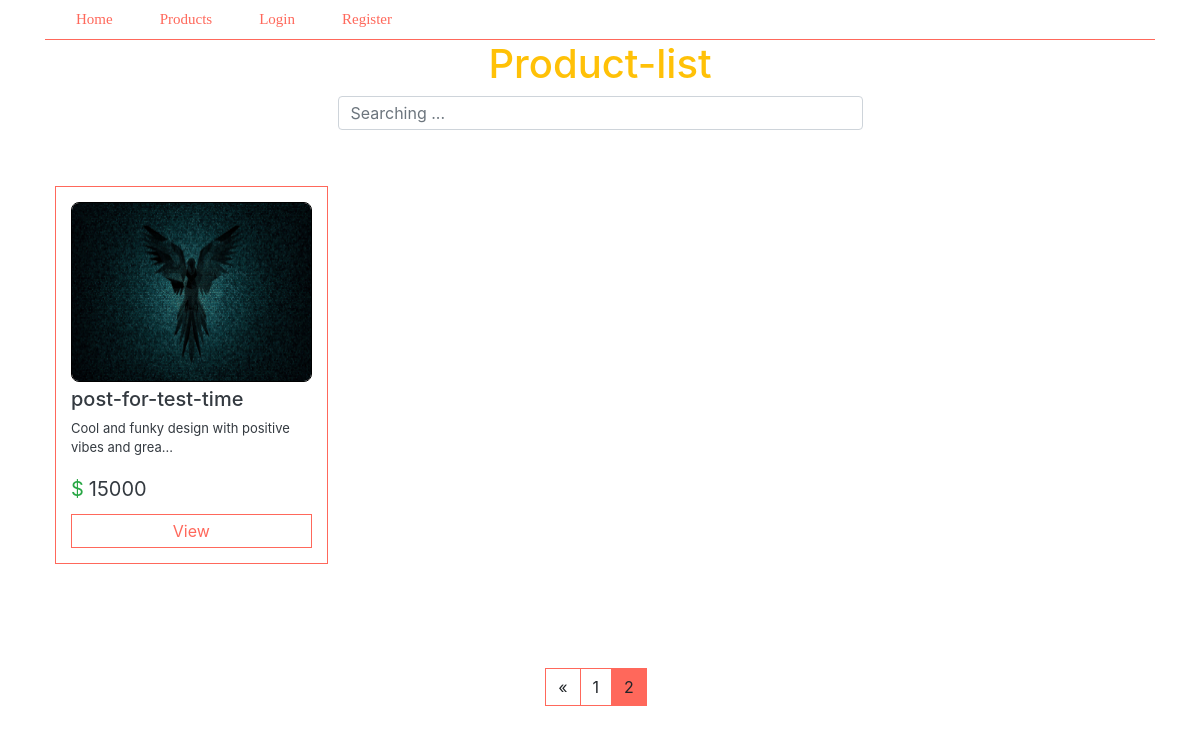
/Product-list/?page=2, run on an earlier commit of the app's database.
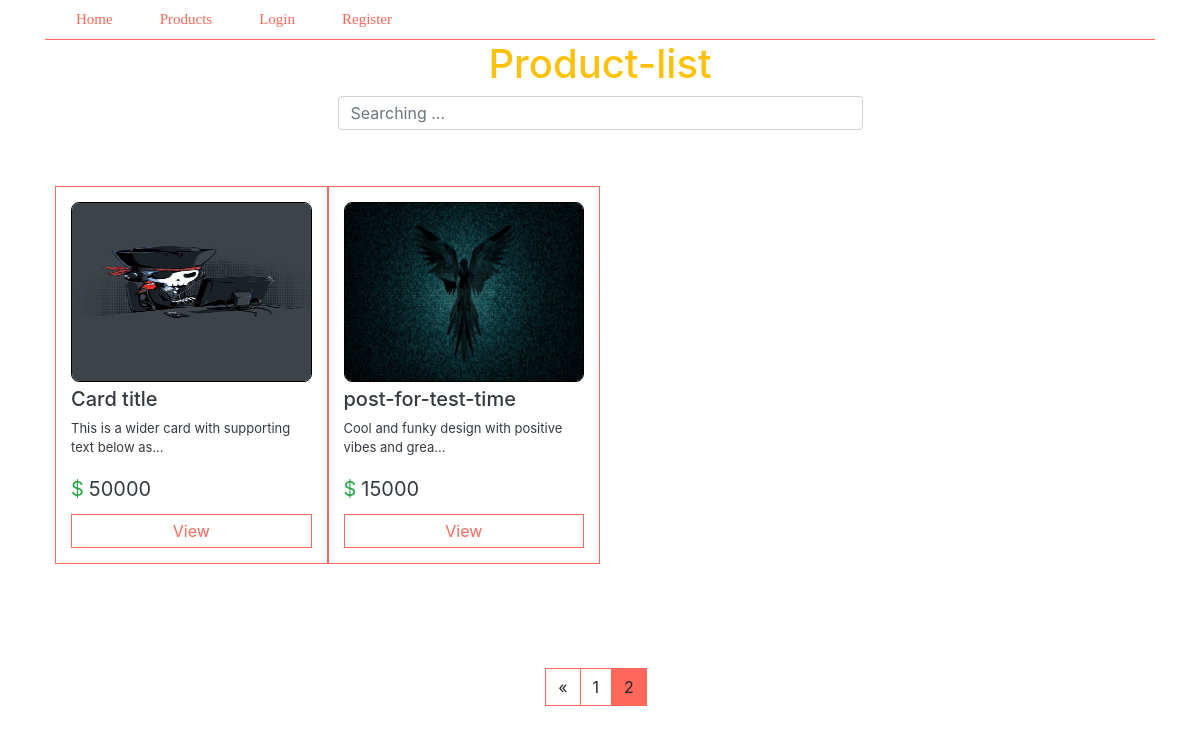
And on a later commit of the database.
### Shoping/models.py (models this page shows, shortened)
class Product(models.Model):
    title = models.CharField(max_length=120,verbose_name="عنوان")
    description = models.TextField(verbose_name='توضیحات')
    price = models.IntegerField(verbose_name='قیمت')
    image = models.ImageField(upload_to='image/',blank=True,null=True,verbose_name='تصویر')
    active = models.BooleanField(verbose_name='فعال / غیرفعال',default=False)
    objects = ProdctManager()
    time = models.DateTimeField(auto_now_add=True,)
    def snippet(self):
        return self.description[:50] + '...'
    class Meta:
        verbose_name_plural = 'محصولات'  # --> for remove "s" on header page amdin
        verbose_name = 'محصولات'

### Shoping/views.py (the view)
# urls.py: path('Product-list/',views.ProductListView.as_view(),name='ProductList'),
class ProductListView(ListView):
    template_name = 'product/product-list.html'
    paginate_by = 3
    def get_queryset(self):
        return Product.objects.get_active_product()

### Shoping/models.py (called while the page is built)
    def get_active_product(self):
        return self.get_queryset().filter(active=True)

### templates/product/product-list.html (shortened to what this page needs)
{% extends 'base.html' %}
{% load static %}
{% block body %}
<link rel="stylesheet" href="{% static 'css/product-list.css' %}">
<div class="container">
    <h1 class="text-center text-warning">Product-list</h1>
    {% include 'product/search.html' %}
    <div class="row list-row my-5 ">
        {% for ol in object_list %}
        <div class="card-list col-md-3 col-sm-4 col-12 col-lg-3 my-2 pull-left">
            <img src="{{ ol.image.url }}" alt="">
            <h2 class="text-dark">{{ol.title}}</h2>
            <p class="text-dark">{{ ol.snippet }}</p>
            <span class="text-dark"><span class="text-success">$</span>{{ ol.price }}</span>
            <a href="{% url 'Shoping:ProductDetail' ol.pk %}" class="btn button btn-sm btn-block">View</a>
        </div>
        {% endfor %}
    </div>
    <div class="d-flex justify-content-center">
        <div class="btn-toolbar mb-3 my-5" role="toolbar" aria-label="Toolbar with button groups">
            <div class="btn-group mr-2" role="group" aria-label="First group">
                {% if page_obj.has_previous %}
                <a href="?page={{ page_obj.previous_page_number }}" class="butto-n btn">&laquo;</a>
                {% endif %}
                {% for page in paginator.page_range %}
                    {% if page == page_obj.number %}
                        <a href="?page={{page}}" class="butto-n btn active" style="background-color: #FF685B;">{{page}}</a>
                    {% else %}
                        <a href="?page={{page}}" class="butto-n btn ">{{page}}</a>
                    {% endif %}
                {% endfor %}
            </div>
        </div>
    </div>
</div>
{% endblock %}

### templates/base.html (shortened to what this page needs)
{% load static %}
<!DOCTYPE html>
<html lang="en">
<head>
    <link rel="stylesheet" href="https://cdn.jsdelivr.net/npm/bootstrap@4.6.0/dist/css/bootstrap.min.css">
    <link rel="stylesheet" href="{% static 'css/base.css' %}">
  </head>
<body>
    <div class="container">
        <ul class="nav">
            <li class="nav-item">
              <a class="nav-link " href="{% url 'Shoping:home' %}">Home</a>
            </li>
            <li class="nav-item">
              <a class="nav-link" href="{% url 'Shoping:ProductList' %}">Products</a>
            </li>
            {% if request.user.is_authenticated %}
            <li class="nav-item">
              <a class="nav-link" href="#">Profile</a>
            </li>
            <li class="nav-item">
              <a class="nav-link" href="{% url 'Shoping:logout' %}">Logout</a>
            </li>
            {% else %}
            <li class="nav-item">
              <a class="nav-link" href="{% url 'Shoping:login' %}">Login</a>
            </li>
            <li class="nav-item">
              <a class="nav-link" href="{% url 'Shoping:register' %}">Register</a>
            </li>
            {% endif %}
          </ul>
    </div>
    {% block body %}
    {% endblock %}
</body>
</html>

### templates/product/search.html
{% block body %}
<div class="d-flex justify-content-center">
    <div class="col-sm-6">
        <div class="search_box">
            <form action="/Product-list/search" method="GET">
                <input type="search" placeholder="Searching ... " class="form-control h-25" value="{{ request.GET.q }}" name="q">
            </form>
        </div>
    </div>
</div>
{% endblock %}

### staticfiles/css/base.css (style rules this page uses)
ul { background-color:rgba(252, 252, 252, 0); border-bottom: 1px #FF685B solid; }
ul .nav-link { font-family: cursive; color: #FF685B; margin-left: 15px; font-size: 15px; transition: .5s; }

### staticfiles/css/product-list.css (style rules this page uses)
.card-list img { width: 100%; min-height: 100px; height: 180px; max-height: 200px; border-radius: 8px; border: 1px #000 solid; }
.card-list h2 { font-size: 20px; margin-top: 5px; }
.card-list p { font-size: 13px; }
.card-list span { font-size: 20px; margin-right: 5px; }
.card-list { max-width: 100%; border: 1px #FF685B solid; padding: 15px; }
.row { margin: 0 10px; }
.card-list .button { margin-top: 10px; border: 1px #FF685B solid; font-size: 16px; color: #FF685B; border-radius: 0px; }
.butto-n { border: 1px #FF685B solid; border-radius: 0px; }

What changed in the data, as far as the page shows it:
now on this page (row edited): Product: image (picture), title "Card title", snippet "This is a wider card with supporting text below as...", price "50000"
